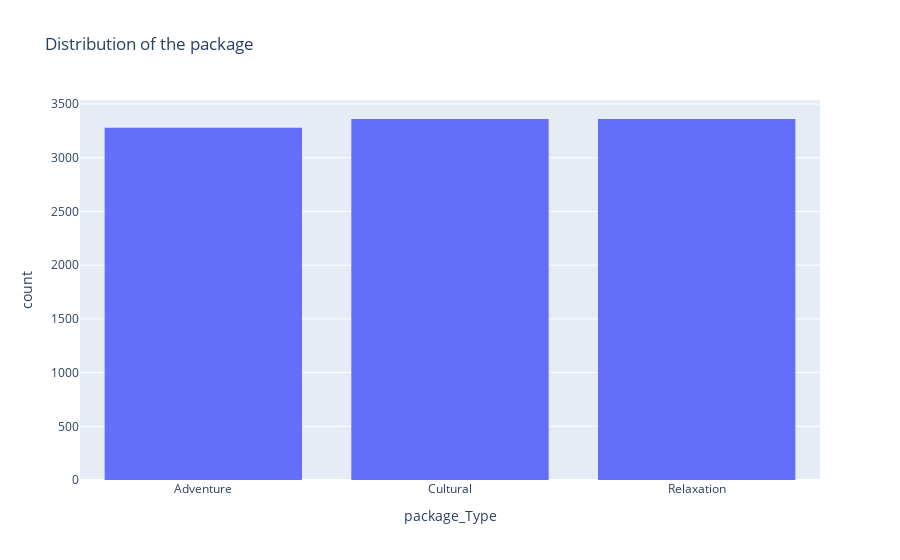

Source (notebook cell):
### Code cell
px.histogram(travel_dataset, x="package_Type", title="Distribution of the package")

### Figure 1 — Plotly figure (JSON) as saved in the notebook; plotly's stock layout.template omitted (floating-point values rounded to 4 significant figures; data arrays with more than 128 entries replaced by an {"elided": "..."} marker saying what was removed)
{"data": [{"bingroup": "x", "hovertemplate": "package_Type=%{x}<br>count=%{y}<extra></extra>", "legendgroup": "", "marker": {"color": "#636efa", "pattern": {"shape": ""}}, "name": "", "orientation": "v", "showlegend": false, "type": "histogram", "x": {"elided": "10000 str values"}, "xaxis": "x", "yaxis": "y"}], "layout": {"barmode": "relative", "legend": {"tracegroupgap": 0}, "title": {"text": "Distribution of the package"}, "xaxis": {"anchor": "y", "domain": [0, 1], "title": {"text": "package_Type"}}, "yaxis": {"anchor": "x", "domain": [0, 1], "title": {"text": "count"}}}}
